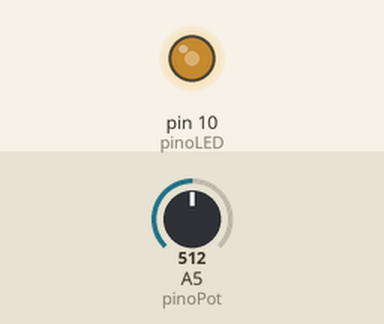
Simulated run of this sketch. Board: Arduino Uno, built with avr-gcc and run on an emulated ATmega328P. Shown: output pins drawn as LEDs (lit = HIGH). The test bench sets the inputs (shaded band); at power-on: A5 (pinoPot) = 512.

Above: at 1.2 s.
1.3 s: A5 (pinoPot) set to 716
At 1.7 s:
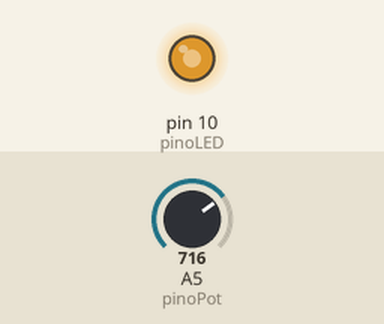
2.8 s: A5 (pinoPot) set to 900
At 4.0 s:
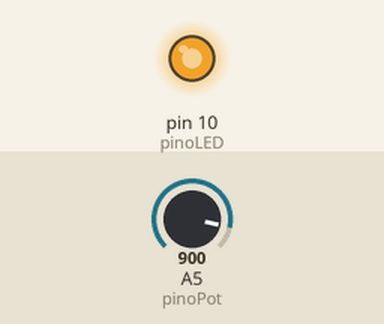
4.3 s: A5 (pinoPot) set to 122
At 5.2 s:
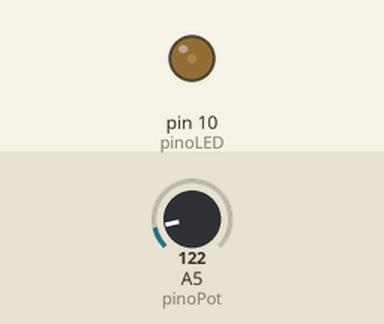
5.8 s: A5 (pinoPot) set to 0
At 6.3 s:
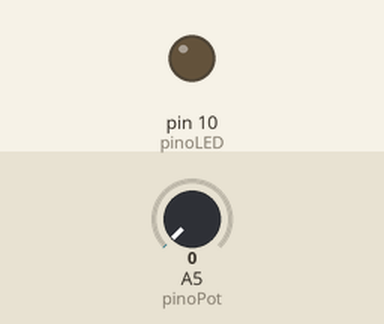
7.3 s: A5 (pinoPot) set to 511
At 8.7 s:
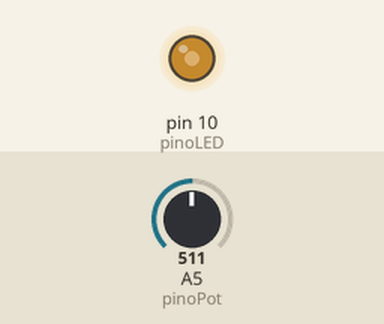
Timing chart, 0 to 9.8 s (numbered marks = the images above; inputs shaded):
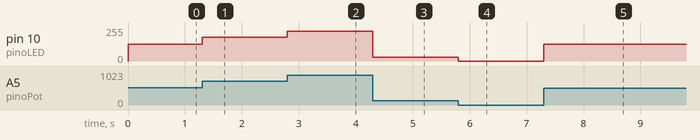

The sketch:

led_com_potenciometro.ino
```cpp
const int pinoLED = 10;
const int pinoPot = A5;
int leituraA5;

float luminosidadeLED = 0;

void setup() {
  pinMode(pinoPot, INPUT);
  pinMode(pinoLED, OUTPUT);
}

void loop() {
 leituraA5 = analogRead (pinoPot);
 luminosidadeLED = map (leituraA5, 0, 1023, 0, 255);
 analogWrite(pinoLED, luminosidadeLED);
}
```

Measured:
- after the input at 1.3 s, pin 10 (pinoLED): 127/255 → 178/255 at once
- after the input at 2.8 s, pin 10 (pinoLED): 178/255 → 224/255 at once
- after the input at 4.3 s, pin 10 (pinoLED): 224/255 → 30/255 at once
- after the input at 5.8 s, pin 10 (pinoLED): 30/255 → 0/255 at once
- after the input at 7.3 s, pin 10 (pinoLED): 0/255 → 127/255 at once
